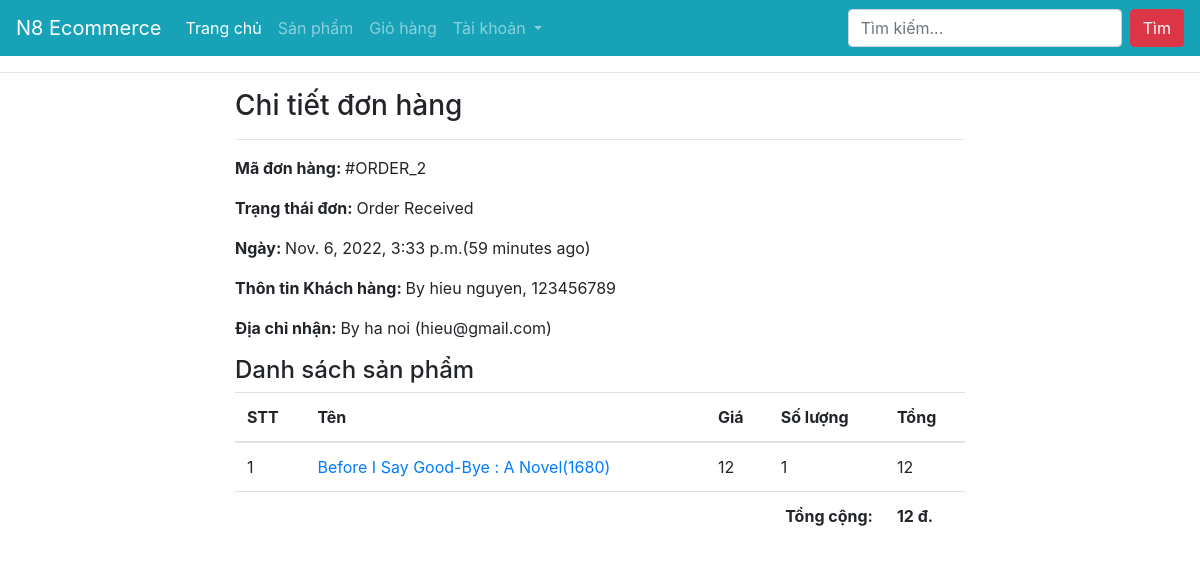
Screenshot of /profile/order-2/ (signed in) with the database file from the repository.
### ecomapp/models.py (models this page shows, shortened)
class Order(models.Model):
    cart = models.OneToOneField(Cart, on_delete=models.CASCADE)
    ordered_by = models.CharField(max_length=200)
    shipping_address = models.CharField(max_length=200)
    mobile = models.CharField(max_length=10)
    email = models.EmailField(null=True, blank=True)
    subtotal = models.PositiveIntegerField()
    discount = models.PositiveIntegerField()
    total = models.PositiveIntegerField()
    order_status = models.CharField(max_length=50, choices=ORDER_STATUS)
    created_at = models.DateTimeField(auto_now_add=True)
    payment_method = models.CharField(
        max_length=20, choices=METHOD, default="Cash On Delivery")
    payment_completed = models.BooleanField(
        default=False, null=True, blank=True)

class CartProduct(models.Model):
    cart = models.ForeignKey(Cart, on_delete=models.CASCADE)
    product = models.ForeignKey(Book, on_delete=models.CASCADE)
    rate = models.PositiveIntegerField()
    quantity = models.PositiveIntegerField()
    subtotal = models.PositiveIntegerField()

class Book(models.Model):
    title = models.CharField(max_length=200)
    slug = models.SlugField(unique=True)
    category = models.ForeignKey(Category, on_delete=models.CASCADE)
    image = models.ImageField(upload_to="books")
    marked_price = models.PositiveIntegerField()
    selling_price = models.PositiveIntegerField()
    description = models.TextField()
    info = models.CharField(max_length=300, null=True, blank=True)
    return_policy = models.CharField(max_length=300, null=True, blank=True)
    view_count = models.PositiveIntegerField(default=0)

### ecomapp/views.py (the view)
# urls.py: path("profile/order-<int:pk>/", CustomerOrderDetailView.as_view(),
class CustomerOrderDetailView(DetailView):
    template_name = "customerorderdetail.html"
    model = Order
    context_object_name = "ord_obj"
    def dispatch(self, request, *args, **kwargs):
        if request.user.is_authenticated and Customer.objects.filter(user=request.user).exists():
            order_id = self.kwargs["pk"]
            order = Order.objects.get(id=order_id)
            if request.user.customer != order.cart.customer:
                return redirect("ecomapp:customerprofile")
        else:
            return redirect("/login/?next=/profile/")
        return super().dispatch(request, *args, **kwargs)

### ecomapp/templates/customerorderdetail.html (shortened to what this page needs)
{% extends "base.html" %}
{% load humanize %}
{% block content %}
<div class="container">
    <div class="row">
        <div class="col-md-8 mx-auto">
            <h3>Chi tiết đơn hàng</h3><hr>
            <p><span class="font-weight-bold">Mã đơn hàng: </span> #ORDER_{{ord_obj.id}}</p>
            <p><span class="font-weight-bold">Trạng thái đơn: </span> {{ord_obj.order_status}}</p>
            <p><span class="font-weight-bold">Ngày: </span> {{ord_obj.created_at}}({{ord_obj.created_at|timesince}} ago)</p>
            <p><span class="font-weight-bold">Thôn tin Khách hàng: </span> By {{ord_obj.ordered_by}}, {{ord_obj.mobile}}</p>
            <p><span class="font-weight-bold">Địa chỉ nhận: </span> By {{ord_obj.shipping_address}} ({{ord_obj.email}})</p>
            <h4>Danh sách sản phẩm</h4>
            <table class="table">
                <thead>
                    <tr>
                        <th>STT</th>
                        <th>Tên</th>
                        <th>Giá</th>
                        <th>Số lượng</th>
                        <th>Tổng</th>
                    </tr>
                </thead>
                <tbody>
                    {% for cp in ord_obj.cart.cartproduct_set.all %}
                    <tr>
                        <td>{{forloop.counter}}</td>
                        <td><a target="_blank" href="{% url 'ecomapp:productdetail' cp.product.slug %}">{{cp.product.title}}({{cp.product.id}})</a></td>
                        <td>{{cp.rate}}</td>
                        <td>{{cp.quantity}}</td>
                        <td>{{cp.subtotal}}</td>
                    </tr>
                    {% endfor %}
                    <tr>
                        <th colspan="4" class="text-right">Tổng cộng: </th>
                        <th>{{ord_obj.total|intcomma}} đ.</th>
                    </tr>
                </tbody>
            </table>
        </div>
    </div>
</div>
{% endblock %}

### ecomapp/templates/base.html (shortened to what this page needs)
<!DOCTYPE html>
<html lang="en">
<head>
    <link rel="stylesheet" href="https://stackpath.bootstrapcdn.com/bootstrap/4.5.2/css/bootstrap.min.css">
</head>
<body>
    <nav class="navbar navbar-expand-lg navbar-dark bg-info">
        <a class="navbar-brand" href="{% url 'ecomapp:home' %}">N8 Ecommerce</a>
        <div class="collapse navbar-collapse" id="navbarSupportedContent">
            <ul class="navbar-nav mr-auto">
            <li class="nav-item active">
                <a class="nav-link" href="{% url 'ecomapp:home' %}">Trang chủ <span class="sr-only">(current)</span></a>
            </li>
            <li class="nav-item">
                <a class="nav-link" href="{% url 'ecomapp:allproducts' %}">Sản phẩm</a>
            </li>
            <li class="nav-item">
                <a class="nav-link" href="{% url 'ecomapp:mycart' %}">Giỏ hàng</a>
            </li>
            <li class="nav-item dropdown">
                <a class="nav-link dropdown-toggle" href="#" id="navbarDropdown" role="button" data-toggle="dropdown" aria-haspopup="true" aria-expanded="false">
                Tài khoản
                </a>
            </li>
            </ul>
            <form class="form-inline my-2 my-lg-0" action="{% url 'ecomapp:search' %}" method="GET">
            <input name="keyword" class="form-control mr-sm-2" type="search" placeholder="Tìm kiếm..." aria-label="Search" required>
            <button class="btn btn-danger my-2 my-sm-0" type="submit">Tìm</button>
            </form>
        </div>
        </nav>
    <hr>
    {% block content %}
    {% endblock %}
</body>
</html>

### rows the page displays
Order: id "2", order_status "Order Received", created_at "Nov. 6, 2022, 3:33 p.m.", created_at "59 minutes", ordered_by "hieu nguyen", mobile "123456789", shipping_address "ha noi", email "hieu@gmail.com", total "12"
CartProduct: product "Before I Say Good-Bye : A Novel", product.id "1680", rate "12", quantity "1", subtotal "12"
